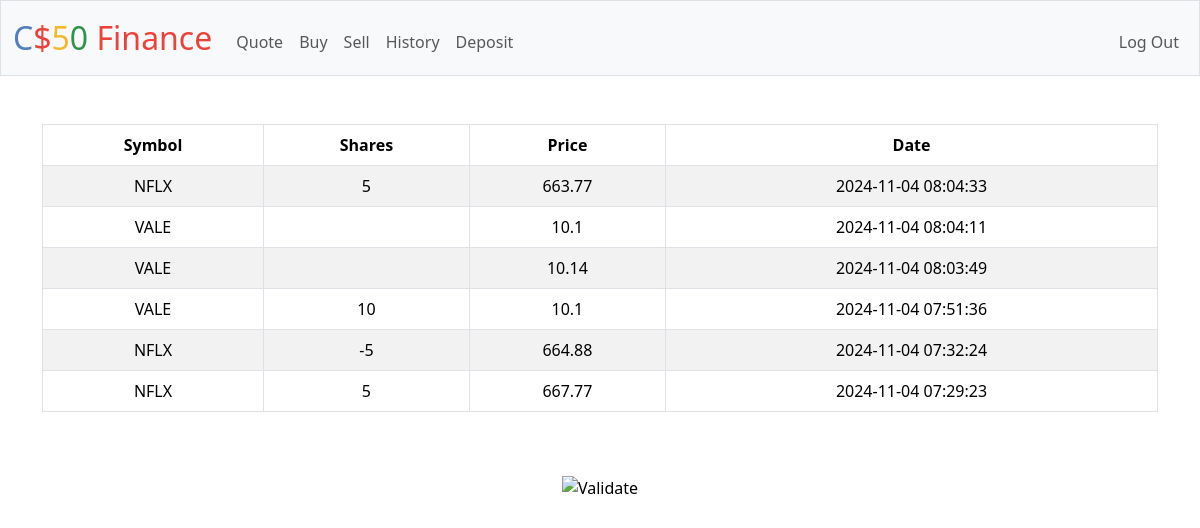
The page /history (signed in) on the database its author committed.
### tables this page shows
CREATE TABLE transactions(
id INTEGER PRIMARY KEY AUTOINCREMENT,
user_id INTEGER,
symbol TEXT,
shares INTEGER,
price REAL,
date TIMESTAMP);

### app.py (the view)
@app.route("/history")
@login_required
def history():
    transactions = db.execute(
        "SELECT * FROM transactions WHERE user_id= :user_id ORDER BY date DESC", user_id=session["user_id"])
    return render_template("history.html", transactions=transactions)

### app.py (called while the page is built)
@app.after_request
def after_request(response):
    response.headers["Cache-Control"] = "no-cache, no-store, must-revalidate"
    response.headers["Expires"] = 0
    response.headers["Pragma"] = "no-cache"
    return response

### helpers.py (called while the page is built)
def login_required(f):
    @wraps(f)
    def decorated_function(*args, **kwargs):
        if session.get("user_id") is None:
            return redirect("/login")
        return f(*args, **kwargs)
    return decorated_function

### templates/history.html (shortened to what this page needs)
{% extends "layout.html" %}
{% block main %}
    <table class="table table-bordered table-striped">
        <thead>
        <tr>
            <th>Symbol</th>
            <th>Shares</th>
            <th>Price</th>
            <th>Date</th>
        </tr>
        </thead>
        <tbody>
        {% for row in transactions %}
         <tr>
            <td>{{ row["symbol"] }}</td>
            <td>{{ row["shares"] }}</td>
            <td>{{ row["price"] }}</td>
            <td>{{ row["date"] }}</td>
         </tr>
        {% endfor %}
    </table>
{% endblock %}

### templates/layout.html (shortened to what this page needs)
<!DOCTYPE html>
<html lang="en">
    <head>
        <link href="https://cdn.jsdelivr.net/npm/bootstrap@5.3.3/dist/css/bootstrap.min.css" rel="stylesheet">
        <link href="/static/styles.css" rel="stylesheet">
    </head>
    <body>
        <nav class="bg-light border navbar navbar-expand-md navbar-light">
            <div class="container-fluid">
                <a class="navbar-brand" href="/"><span class="blue">C</span><span class="red">$</span><span class="yellow">5</span><span class="green">0</span> <span class="red">Finance</span></a>
                <div class="collapse navbar-collapse" id="navbar">
                    {% if session["user_id"] %}
                        <ul class="navbar-nav me-auto mt-2">
                            <li class="nav-item"><a class="nav-link" href="/quote">Quote</a></li>
                            <li class="nav-item"><a class="nav-link" href="/buy">Buy</a></li>
                            <li class="nav-item"><a class="nav-link" href="/sell">Sell</a></li>
                            <li class="nav-item"><a class="nav-link" href="/history">History</a></li>
                            <li class="nav-item"><a class="nav-link" href="/deposit_cash">Deposit</a></li>
                        </ul>
                        <ul class="navbar-nav ms-auto mt-2">
                            <li class="nav-item"><a class="nav-link" href="/logout">Log Out</a></li>
                        </ul>
                    {% else %}
                        <ul class="navbar-nav ms-auto mt-2">
                            <li class="nav-item"><a class="nav-link" href="/register">Register</a></li>
                            <li class="nav-item"><a class="nav-link" href="/login">Log In</a></li>
                        </ul>
                    {% endif %}
                </div>
            </div>
        </nav>
        <main class="container py-5 text-center">
            {% block main %}{% endblock %}
        </main>
        <footer class="mb-5">
            <form action="https://validator.w3.org/check" class="text-center" enctype="multipart/form-data" method="post" target="_blank">
                <input alt="Validate" src="/static/I_heart_validator.png" type="image">
            </form>
        </footer>
    </body>
</html>

### static/styles.css (style rules this page uses)
nav .navbar-brand { font-size: xx-large; }
nav .navbar-brand .blue { color: #537fbe; }
nav .navbar-brand .red { color: #ea433b; }
nav .navbar-brand .yellow { color: #f5b82e; }
nav .navbar-brand .green { color: #2e944b; }

### rows shown on the page
transactions: symbol "NFLX", shares "5", price "663.77", date "2024-11-04 08:04:33"
transactions: symbol "VALE", price "10.1", date "2024-11-04 08:04:11"
transactions: symbol "VALE", price "10.14", date "2024-11-04 08:03:49"
transactions: symbol "VALE", shares "10", price "10.1", date "2024-11-04 07:51:36"
transactions: symbol "NFLX", shares "-5", price "664.88", date "2024-11-04 07:32:24"
transactions: symbol "NFLX", shares "5", price "667.77", date "2024-11-04 07:29:23"
